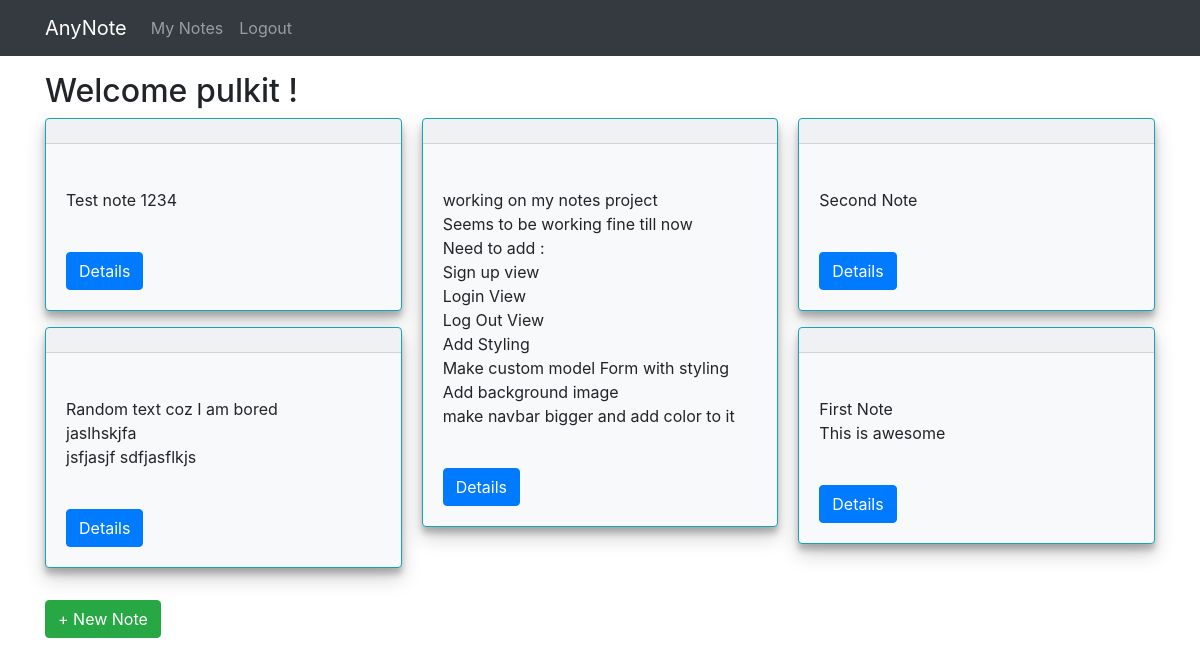
Screenshot of /mynotes/ (signed in) with the database file from the repository.
### notes_app/models.py (models this page shows, shortened)
class Note(models.Model):
    user = models.ForeignKey(User,related_name='notes',on_delete=models.CASCADE)
    text = models.TextField()

### notes_app/views.py (the view)
# urls.py: path('mynotes/',views.NoteListView.as_view(),name='list_note'),
class NoteListView(LoginRequiredMixin,ListView):
    model = Note
    login_url = '/login/'
    def get_queryset(self):
        return self.request.user.notes.all().order_by('-pk')

### notes_app/templates/notes_app/note_list.html (shortened to what this page needs)
{% extends 'notes_app/base.html'%}
{% load static %}
{% block link %}
    <link rel="stylesheet" href="{% static 'notes_app/stylednote.css'%}">
{% endblock %}
{% block body_block %}
    <h2>Welcome {{user.username}} !</h2>
    {% if note_list %}
        <div class="card-columns">
            {% for note in note_list %}
                    <div class="card bg-light border-info mb-3" style="box-shadow: 0 10px 20px rgba(0,0,0,0.19), 0 6px 6px rgba(0,0,0,0.23);">
                        <div class="card-header"></div>
                            <div class="card-body ">
                                <a href="{{note.id}}/" class="btn btn-primary">Details</a>
                            </div>
                    </div>
            {% endfor %}
        </div>
    {% else %}
        <p><h2>No saved notes</h2></p>
        <p><h2>Start by adding one.</h2></p>
    {% endif %}
    <p><a class="btn btn-success" href="{% url 'notes_app:create_note'%}">+ New Note</a></p>
{% endblock %}

### templates/notes_app/base.html (shortened to what this page needs)
<!DOCTYPE html>
{% load static %}
<html>
  <head>
    <link rel="stylesheet" href="https://stackpath.bootstrapcdn.com/bootstrap/4.4.1/css/bootstrap.min.css">
    {% block link %}
    {% endblock %}
</head>
  <body>
    <nav class="navbar navbar-expand-sm navbar-dark bg-dark sticky-top">
      <div class="container">
        <ul class="navbar-nav">
          <li><a class="navbar-brand" href="{% url 'index' %}">AnyNote</a></li>
          {% if not user.is_authenticated %}
            <li class="nav-item"><a class="nav-link" href="{% url 'signup' %}">SignUp</a></li>
            <li><a class="nav-link" href="{% url 'login' %}">Login</a></li>
          {% else %}
            <li><a class="nav-link" href="{% url 'notes_app:list_note' %}">My Notes</a></li>
            <li><a class="nav-link" href="{% url 'logout' %}">Logout</a></li>
          {% endif %}
        </ul>
      </div>
    </nav>
    <div class="container">
      {% block body_block %}
      {% endblock %}
    </div>
  </body>
</html>

### static/notes_app/stylednote.css (style rules this page uses)
.card-columns { column-count: 3; }

### rows the page displays
Note: text "Test note 1234"
Note: text "Random text coz I am bored jaslhskjfa jsfjasjf sdfjasflkjs"
Note: text "working on my notes project Seems to be working fine till now Need to add : Sign up view Login View Log Out View Add Styling Make custom model Form with styling Add background image make navbar bigger and add color to it"
Note: text "Second Note"
Note: text "First Note This is awesome"

### other values shown
{{ user.username }} "pulkit"
